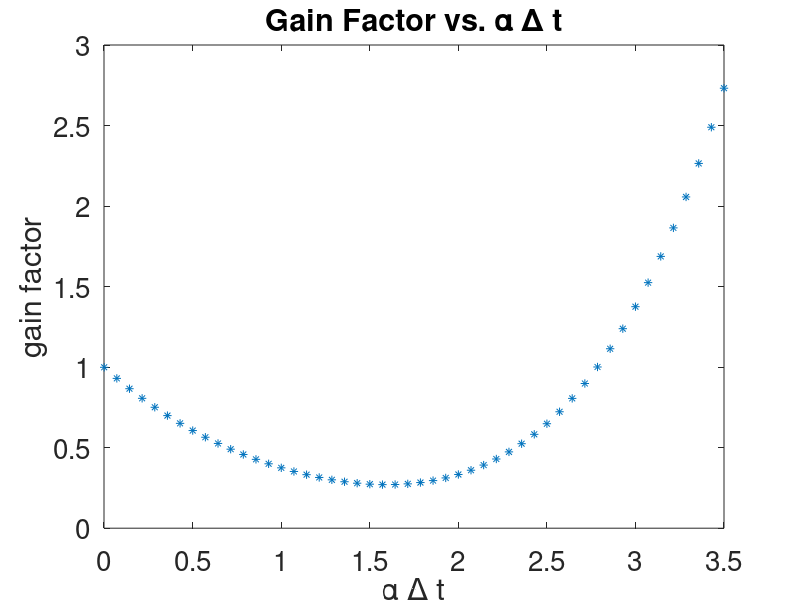
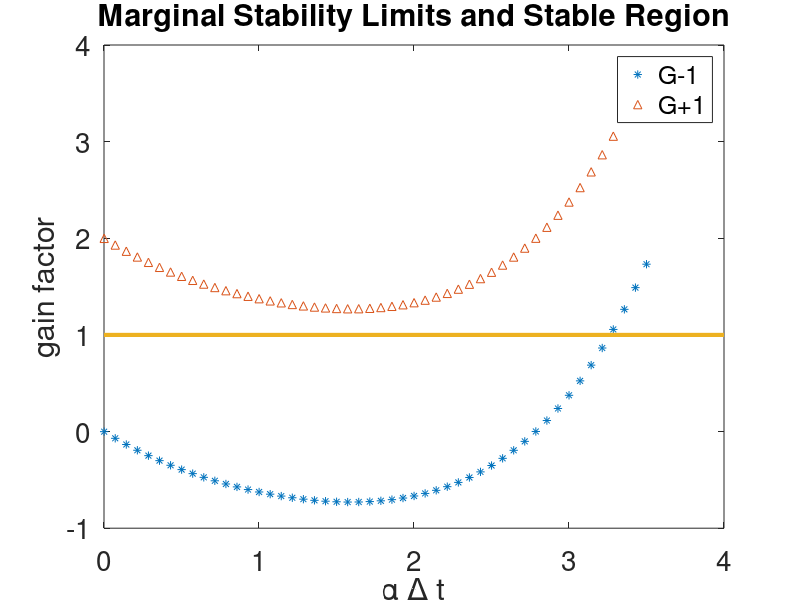

These charts were generated, in order, by the following MATLAB code: (Note: this script raises an error after producing the figures.)
%% Author: Alec Sblendorio 
%% Due Date: December 11, 2020
%% Subject: EP 501 Numerical Methods for Scientists and Engineers 
%% FINAL EXAM 
%% Import Data 

%% Problem 1 
% Problem #1: In class and in the homework we discussed the fourth order Runge-Kutta method:
% with appropriate definitions for the ∆yi as given in the book and
% repeated here for convenience
% This problem explores the stability of RK4 via several different
% approaches using the test problem.where α is a positive and real-valued constant.
 
%% Part A 
% (a) Combine the four update steps for RK4 into a single formula an use it to derive a condition
% describing the stability of RK4. Your condition should be of the form 
% where G is a polynomial in the quantity ∆t.
disp('%%%%%%%%%%%%%%%%%%PROBLEM #1 ANSWER BEGIN%%%%%%%%%%%%%%%%%%');
disp('%%%%%%%%Part 1A HANDWRITTEN Solution:%%%%%%%');

disp('%%%%%%%%End Part 1A HANDWRITTEN Solution:%%%%%%%');
%% Part B
% (b) Plot your gain factor G vs. α∆t and mark or otherwise identify regions 
% of stability and instability in your plot.
disp('%%%%%%%%Part 1B Solution:%%%%%%%');
%% Gridding in time
N=50;
tmin=0;
tmax=10;
t=linspace(tmin,tmax,N);
dt=t(2)-t(1);

%% Test problem, true solution
y0=1;
alpha=2;
ybar=y0*(-alpha*t);
%% RK4 Stability Considertions, FDE Analysis
adt=linspace(0.001,3.5,50);
ladt=numel(adt);
F=zeros(ladt,1);

for igain=1:ladt
    F(igain)=(1-adt(igain)+1/2*adt(igain).^2-1/6*adt(igain).^3+1/24*adt(igain).^4);
end %for

figure(2);
plot(adt,F,'*');
set(gca,'FontSize',20);
xlabel('\alpha \Delta t');
ylabel('gain factor');
title('Gain Factor vs. \alpha \Delta t');

disp('%%%%%%%%End Part 1B Solution:%%%%%%%');
%% Part C 
% (c) Note that the condition in Equation 7 can be expressed as two conditions
% (on account of the absolute value): −1 < G(α,∆t) < 1 
% The marginal stability limits (the points where we transition from stable
% to unstable), then, are given by:
% G(α, ∆t) − 1 = 0 &  G(α, ∆t) + 1 = 0 
% which forms a pair of root finding problems. Plot each of these marginal 
% stability conditions and evaluate all real-valued roots using an 
% appropriate numerical method.
disp('%%%%%%%%Part 1C Solution:%%%%%%%');
F1 = F+1;
F2 = F-1;

Fup = F1';
Flow = F2';

figure(3);
plot(adt,F2,'*');
hold on;
plot(adt,F1,'^');
hold on;
%Plotting horizontal line to indicate limit of stability
x=0:4;
y=1;
plot(x,y*ones(size(x)),'LineWidth',3);

% patch([adt fliplr(adt)],[y fliplr(Flow)],'b--');
set(gca,'FontSize',20);
xlabel('\alpha \Delta t');
ylabel('gain factor');
title('Marginal Stability Limits and Stable Region');
legend('G-1','G+1');

%%Using the Newton Exact Method, we will evaluate all real-valued roots
%% Params for Newton iteration
maxit=100;       %maximum number of iterations allowed
minx=0;
maxx=2*pi;
tol=1e-6;        %how close to zero we need to get to cease iterations

%% Newton-Rhapson root-finding method for polynomials 
%%this method will find all of the REAL-valued roots of a polynomial
% Real roots for G - 1 = 0;
f=@objfun1;      %set the function for which we are finding roots, change to illustrate different problems
fprime=@objfun1_deriv;
verbose=true;
j=0;

for i = 0:1.0:10
    [xNewton,itNew,flag]=newton_exact(f,fprime,i,maxit,tol,verbose); 
    j=j+1; 
    finalarray1(j)=xNewton;
end

result1=0;
result2=finalarray1(1,2);
disp('Please Ignore the Warning from Newton Exact, the program seems to be working well.');
fprintf('The Real Roots of the polynomial are: %d and %f\n',result1,result2);

disp('%%%%%%%%End Part 1C Solution:%%%%%%%');
%% Part D
% (d) What is the largest time step for which RK4 will give stable results
% for the test ODE of Equation 6? How does that compare to RK2 stability. 
disp('%%%%%%%%Part 1D Solution:%%%%%%%');
%% Gridding in time
N=250;
tmin=0;
tmax=10;
t=linspace(tmin,tmax,N);
dt=t(2)-t(1);

%% Test problem, true solution
y0=1;
alpha=2;
ybar=y0*(-alpha*t);

%% Second order method; RK2
yRK2=zeros(1,N);
yRK2(1)=y0;
for n=2:N
    yhalf=yRK2(n-1)+dt/2*(-alpha*yRK2(n-1));
    yRK2(n)=yRK2(n-1)+dt*(-alpha*yhalf);
end %for

%% RK4 example; comparison against first and second order methods
yRK4=zeros(1,N);
yRK4(1)=y0;
for n=2:N
    dy1=dt*fRK(t(n-1),yRK4(n-1),alpha);
    dy2=dt*fRK(t(n-1)+dt/2,yRK4(n-1)+dy1/2,alpha);
    dy3=dt*fRK(t(n-1)+dt/2,yRK4(n-1)+dy2/2,alpha);
    dy4=dt*fRK(t(n-1)+dt,yRK4(n-1)+dy3,alpha);
    
    yRK4(n)=yRK4(n-1)+1/6*(dy1+2*dy2+2*dy3+dy4);
end %for


%% RK2 stability considerations, FDE analysis
adt=linspace(0.01,3,200);
ladt=numel(adt);
G=zeros(ladt,1);
for igain=1:ladt
    G(igain)=(1-adt(igain)+1/2*adt(igain).^2);
end %for
figure(4);
plot(adt,G,'o')
set(gca,'FontSize',20);
hold on;
%% RK4 Stability Considertions, FDE Analysis
adt2=linspace(0.01,3,200);
ladt=numel(adt2);
F=zeros(ladt,1);

for igain=1:ladt
    F(igain)=(1-adt2(igain)+1/2*adt2(igain).^2-1/6*adt2(igain).^3+1/24*adt2(igain).^4);
end %for

plot(adt2,F,'*')
set(gca,'FontSize',20);
xlabel('\alpha \Delta t');
ylabel('gain factor');
title('RK2 vs. RK4 Stability Curves');
legend('RK2','RK4');
hold off;
disp('%%%%%%%%End Part 1D Solution:%%%%%%%');
%% Part E 
% (e) Numerically solve the given ODE with RK4 using time steps slightly above
% and below your derived stability criteria and show plots for each simulation
% that demonstrate that it behaves as your analysis predicts for these two choices of time step.
disp('%%%%%%%%Part 1E Solution:%%%%%%%');
%% Gridding in time
N=1000;
tmin=0;
tmax=10;
t=linspace(tmin,tmax,N);
dt=t(2)-t(1);
%% RK4 Stability Considertions, FDE Analysis
adt2=linspace(0.01,3,200);
ladt=numel(adt2);
F=zeros(ladt,1);

for igain=1:ladt
    F(igain)=(1-adt2(igain)+1/2*adt2(igain).^2-1/6*adt2(igain).^3+1/24*adt2(igain).^4);
end %for

% % % figure(5);
% % % plot(adt,G,'o')
% % % hold on;
% % % set(gca,'FontSize',20);
% % % plot(adt2,F,'*')
% % % set(gca,'FontSize',20);
% % % xlabel('\alpha \Delta t');
% % % ylabel('gain factor');
% % % title('RK4 Low vs. RK4 High Stability Curves');
% % % legend('RK4 Low','RK4 High');

disp('%%%%%%%%End Part 1E Solution:%%%%%%%');
disp('%%%%%%%%%%%%%%%%%%PROBLEM #1 ANSWER END%%%%%%%%%%%%%%%%%%');
%% Problem 2
disp('%%%%%%%%%%%%%%%%%%PROBLEM #2 ANSWER BEGIN%%%%%%%%%%%%%%%%%%');
% Taylor series expansions were our preferred method for deriving finite difference
% approximations to derivatives. In class we derived these by repeatedly 
% generating expansions until we were able to solve for the desired derivative
% at the desired level of accuracy. There is, however, a more “organized” 
% process for deriving derivatives of arbitrary order - this problem explores one such process.
%% Part A 
% First and second derivative approximations were generated in class via Taylor
% expansions (see notes). Use Taylor series to generate a third derivative 
% (d3f/dx3) finite difference formula ap- proximation for a function f(x) 
% specified on some grid: f(xi) = {fi} having step size ∆x. There are 
% several such approximations - generate specifically one involving the 
% function values fi+2, fi+1, fi, fi−1.
disp('%%%%%%%%Part 2A HANDWRITTEN Solution:%%%%%%%');

disp('%%%%%%%%End Part 2A HANDWRITTEN Solution:%%%%%%%');

%% Part B 
% Write a script to test your third derivative formula on the function:
% f(x) = cosx and plot your result alongside the analytical third derivative
% of this function (which you compute by hand). Ignore boundary adjacent 
% points (i.e. only compute the third derivative on “interior” grid points).
% Use a 100 point grid covering the region 0 ≤ x ≤ 2π.
disp('%%%%%%%%Part 2B Solution:%%%%%%%');
%% Analytical Solution 
% Analytical Plotter 
lx=100;
tmin=0;
tmax=2*pi;
x=linspace(tmin,tmax,lx);
dx=x(2)-x(1);
y=cos(x);
dy=-sin(x);
ddy=-cos(x);
dddy=sin(x);

figure(6);
plot(x,y)
hold on;
plot(x,dy)
hold on;
plot(x,ddy)
hold on;
plot(x,dddy);
legend('original function','1st derivative','2nd derivative','3rd derivative');
xlabel('x');
ylabel('y(x) or y''(x)');
title('Analytically Solved Functions');

%% numerical derivative
%first,second,third order derivative approximation (backward)
%interior
dx1=zeros(lx,1);
dx2=zeros(lx,1);
dx3=zeros(lx,1);
dx4=zeros(lx,1);

for ix=3:lx-2
        dx1(ix)=(y(ix)-y(ix-1))/dx;   
end %for
dx1(1)=dx1(2);

for ix=3:lx-2
    dx2(ix)=(y(ix)-2.*y(ix-1)+y(ix-2))/2*dx;
end %for
dx2(1)=dx2(2);

for ix=3:lx-2
    dx3(ix)=(y(ix+2)-6.*y(ix-1)+3.*y(ix)+2.*y(ix+1))/6*dx;
end %for    
dx3(1)=dx3(2);

for ix=3:lx-2
    dx4(ix)=(y(ix-2)-8.*y(ix-1)+8.*y(ix+1)-y(ix+2))/12*dx;
end %for    
dx4(1)=dx4(2);

figure(7);
plot(x,dx1,'m--')
hold on;
plot(x,dx2,'b--')
hold on;
plot(x,dx3,'k--')
hold on;
plot(x,dx4,'r--')

legend('1st derivative','2nd derivative','3rd derivative','4th derivative');
xlabel('x');
ylabel('y(x) or y''(x)');
title('Numerically Solved Functions');

disp('%%%%%%%%End Part 2B Solution:%%%%%%%');
%% Part C 
% Generally an Nth derivative requires N Taylor series expansions in order 
% to solve for the desired derivatives in terms of the gridded function values {fi}.
% For example, the fourth derivative d4f/dx4 can be derived from the four 
% Taylor series for fi+2,fi+1,fi−1,fi−2. Generate Taylor series for these 
% quantities in terms of the derivatives at the ith grid point (e.g. f′(xi)
% and so on).
disp('%%%%%%%%Part 2C Solution:%%%%%%%');

disp('%%%%%%%%End Part 2C Solution:%%%%%%%');
%% Part D 
% Use your Taylor series equations to formulate a matrix system of equations
% for the unknowns fi′, f′′, f′′′, and f(4) (viz. the derivatives up to 
% fourth order at the ith grid point), express your system in the form:
% Where the Mjk entries are obtained from the Taylor series. In compact 
% matrix form this can be represented as: where: ∆f = M f′
disp('%%%%%%%%Part 2D Solution:%%%%%%%');

disp('%%%%%%%%End Part 2D Solution:%%%%%%%');

%% Part E 
% Write a MATLAB or Python script to numerically invert this system using 
% either Gauss-Jordan elimination or LU factorization to compute the M−1 
% so that you have a system describing the derivatives as a function of the
% function data (differences) at various grid points:
% f′ =M−1 ∆f (15) Once this is solved for f′, one may solve for the desired
% derivative by hand as needed by dividing through by ∆x4 and combining fi terms.
% Derive formula for the fourth derivative using your −1.
disp('%%%%%%%%Part 2E Solution:%%%%%%%');

disp('%%%%%%%%End Part 2E Solution:%%%%%%%');
%% Part F
% Write a function to compute the fourth derivative using the formula derived
% in part e and use it to differentiate the test function (Equation 11), 
% over interior grid points of your domain. Plot the result alongside the 
% analytical fourth derivative that you compute by hand.
disp('%%%%%%%%Part 2F Solution:%%%%%%%');

disp('%%%%%%%%End Part 2F Solution:%%%%%%%');

%% Part G 
% Extend your code from part f so that it can (in principle) be used to 
% find formulas for derivatives of arbitrary order. To improve accuracy 
% use a centered stencil, e.g. for an nth order derivative use function 
% values 􏰉fi−⌈n/2⌉ ...fi ...fi+⌈n/2⌉􏰊 from grid point indices i−⌈n/2⌉...i...i+⌈n/2⌉. 
% Use your code to derive and develope formulas for the fifth and sixth derivatives
% and write these in your solution (you do not need to implement these 
% derivatives, just use your program to derive their formulae).
disp('%%%%%%%%Part 2G Solution:%%%%%%%');

disp('%%%%%%%%End Part 2G Solution:%%%%%%%');

disp('%%%%%%%%%%%%%%%%%%PROBLEM #2 ANSWER END%%%%%%%%%%%%%%%%%%');
%% Problem 3 
% Parabolic partial differential equations of the form are often difficult 
% to deal with due to the highly restrictive stability condition applying 
% to forward difference (in time) methods like a forward Euler approach 
% (note the right-hand side is evaluated at the n time level)
% In practice methods based on forward differencing in time are often 
% unstable for reasonable time steps. Irrespective of the time differencing
% used, the spatial derivative can be any reasonable finite difference
% approximation; for this problem we use a second order accurate centered 
% difference (here specified at an arbitrary mth time level):
% Because of overly restrictive stability criteria for forward in time differences, 
% backward time difference formulas (BDFs) are more commonly used for parabolic equations.
% This problem explores several commonly-used BDFs that will be applied to
% solve Equation 16.

disp('%%%%%%%%%%%%%%%%%%PROBLEM #3 ANSWER BEGIN%%%%%%%%%%%%%%%%%%');
%% Part A 
% (a) The simplest BDF is just a backward Euler method where now the 
% right-hand side is evaluated at the n + 1 time level (contrast with Equation 17). 
% Such approaches are unconditionally stable for the linear test problem we are using.
% Because the right-hand side is evaluated at the n+1 time you will need to 
% solve a tridiagonal system of equations at each time step. 
% Develop, starting from equation 19 the system of equations corresponding
% to the backward Euler (in time) method.
disp('%%%%%%%%Part 3A Solution:%%%%%%%');

disp('%%%%%%%%End Part 3A Solution:%%%%%%%');
%% Part B
% Write a MATLAB or Python script that solves Equation 16 using a backward
% Euler in time method with a centered in space derivatives (Equation 18). 
% You may use built-in MATLAB or Python utilities for the matrix solution 
% or you can leverage your tridiagonal solver from the midterm or the 
% Gaussian elimination tools from the repositories. Note that both repositories
% have an example of the Crank-Nicolson method (in MATLAB or Python) 
% which is quite similar to backward Euler and may serve as a useful template. 
% Plot your results in a manner similar to what is done for the example script provided.
% Use the parameters: λ=2; ∆x = 1/64; ∆t = 5*(∆x^2/2λ); 0≤x≤1 ; 0≤t≤1024
% 1/λ(2π(2∆x)^2)

disp('%%%%%%%%Part 3B Solution:%%%%%%%');

%% Gridding in time
N=25;
tmin=0;
tmax=6;
t=linspace(tmin,tmax,N);
dt=t(2)-t(1);


%% Test problem analytical solution
y0=1;
alpha=2;
ybar=y0*exp(-alpha*t);

%% Backward Euler solution
ybwd=zeros(1,N);
ybwd(1)=y0;
for n=2:N
    ybwd(n)=ybwd(n-1)/(1+alpha*dt);
end %for


%% Plot results for all solutions
figure(8);
plot(t,ybar,'o-');
xlabel('t');
ylabel('y(t)');
set(gca,'FontSize',20);
hold on;
plot(t,ybwd,'-.');
legend('exact','bwd Eul.')

disp('%%%%%%%%End Part 3B Solution:%%%%%%%');
%% Part C
% The backward Euler method is only first order accurate in time. 
% A second order in time BDF approach can be developed using a second order
% accurate backward difference for the time derivative.
% Develop a numerical solution to Equation 16 based on this approach. 
% Note that you will need to store data for fi at two previous time levels 
% (n and n − 1) as opposed to the backward Euler approach which only requires
% prior data from the n time level. Develop and write down your system of 
% equations that would need to be solved at each time step.
disp('%%%%%%%%Part 3C Solution:%%%%%%%');

disp('%%%%%%%%End Part 3C Solution:%%%%%%%');

%%  Part D  
% Make a version of your parabolic solver from part b that implements the 
% second order BDF derived in part c and run it on the same test problem. 
% Plot your results and compare them against the backward Euler approach 
% and analytical solution.
disp('%%%%%%%%Part 3D Solution:%%%%%%%');

disp('%%%%%%%%End Part 3D Solution:%%%%%%%');
disp('%%%%%%%%%%%%%%%%%%PROBLEM #3 ANSWER END%%%%%%%%%%%%%%%%%%');
